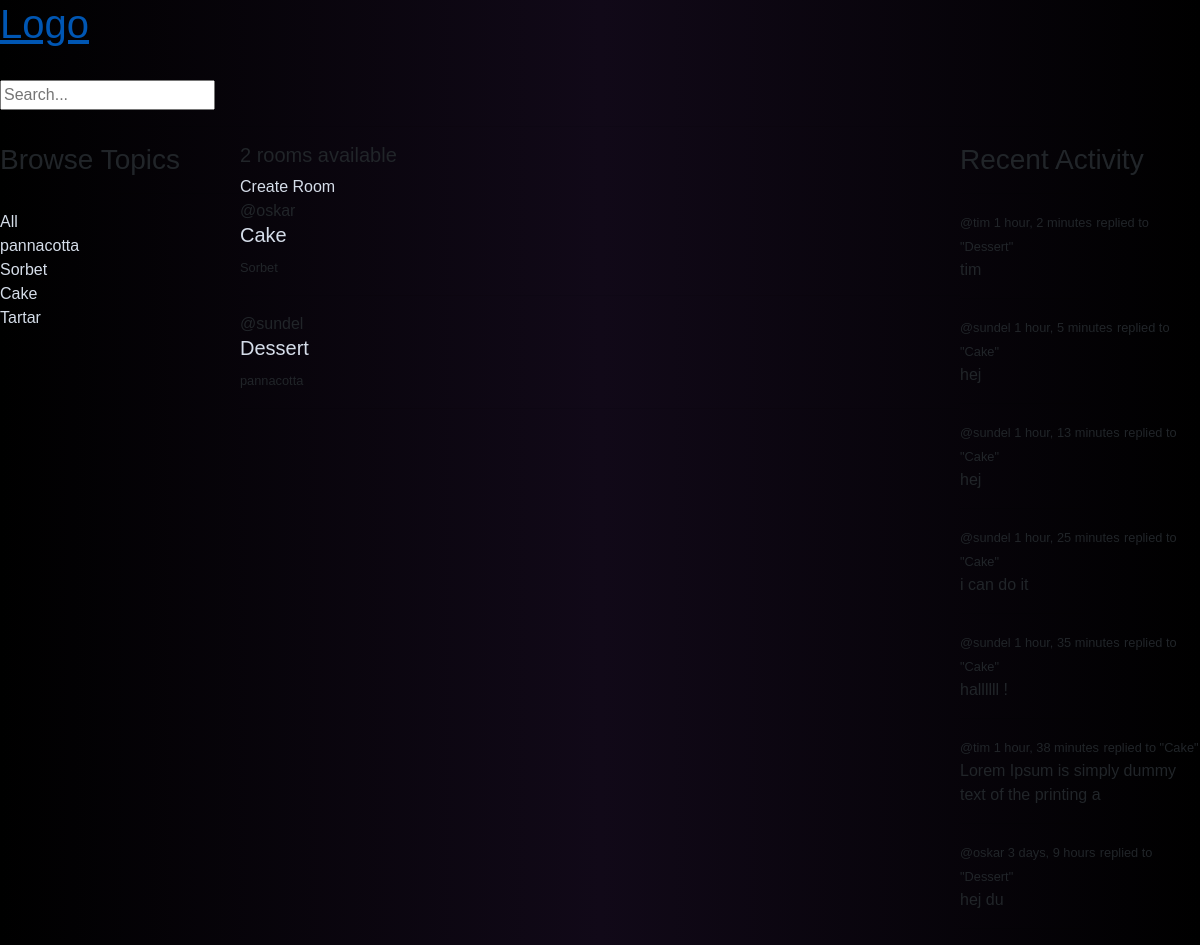
Page /home on the earlier database version.
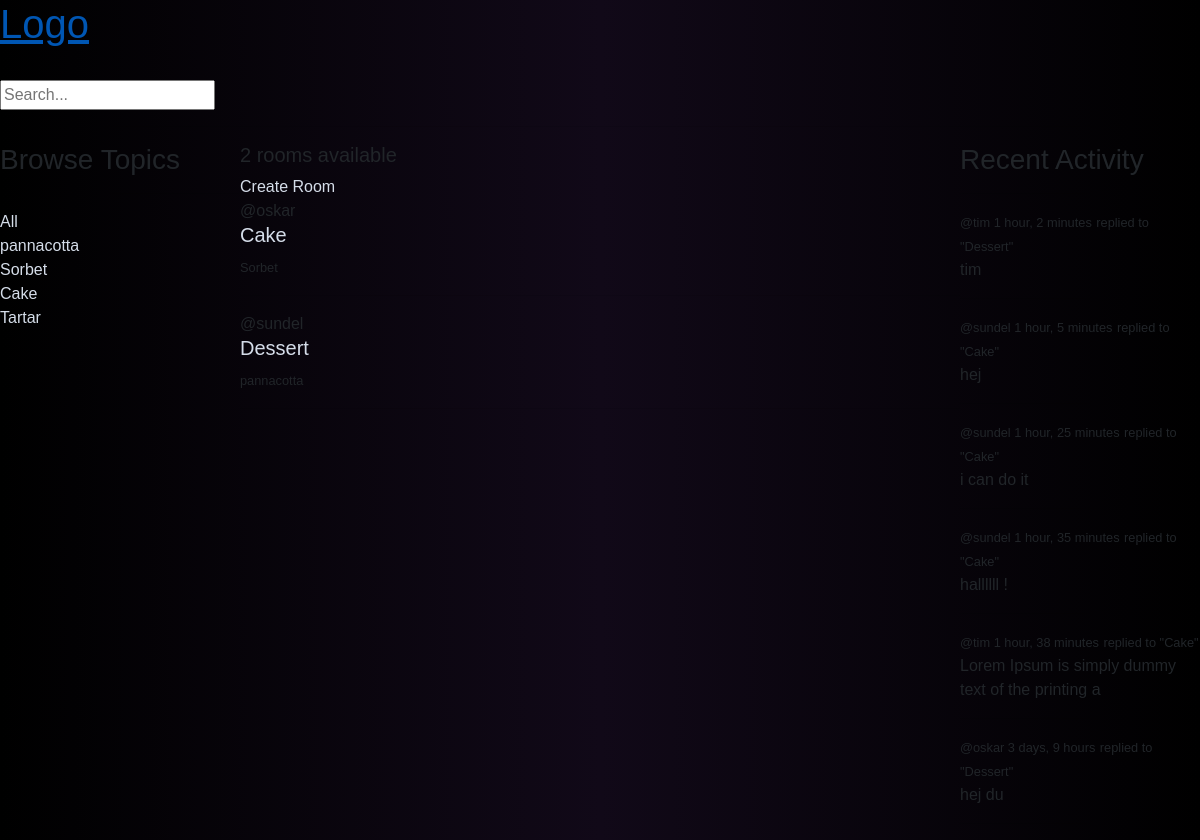
Same page on the later database version.
### base/models.py (models this page shows, shortened)
class Topic(models.Model):
    name = models.CharField(max_length=200)

class Room(models.Model):
    host = models.ForeignKey(User, on_delete=models.SET_NULL, null=True)
    topic = models.ForeignKey(Topic, on_delete=models.SET_NULL, null=True)
    name = models.CharField(max_length=200)
    description = models.TextField(null=True, blank=True)
    participants = models.ManyToManyField(User, related_name='participants', blank=True)
    updated = models.DateTimeField(auto_now=True)
    created = models.DateTimeField(auto_now_add=True)
    class Meta:
        ordering = ['-updated', '-created']
    def __str__(self):
        return self.name

class Message(models.Model):
    user = models.ForeignKey(User, on_delete=models.CASCADE)
    room = models.ForeignKey(Room, on_delete=models.CASCADE)
    body = models.TextField()
    updated = models.DateTimeField(auto_now=True)
    created = models.DateTimeField(auto_now_add=True)
    class Meta:
        ordering = ['-updated', '-created']
    def __str__(self):
        return self.body[0:50]

### base/views.py (the view)
# urls.py: path('home', views.home, name='home'),
def home(request):
    q = request.GET.get('q') if request.GET.get('q') != None else ''
    rooms = Room.objects.filter(Q(topic__name__icontains=q) |
                                Q(name__icontains=q) |
                                Q(description__icontains=q)
                                )
    topics = Topic.objects.all()
    room_count = rooms.count()
    room_messages = Message.objects.all()
    context = {'rooms': rooms, 'topics': topics,
               'room_count': room_count, 'room_messages': room_messages}
    return render(request, 'base/home.html', context)

### base/templates/base/home.html (shortened to what this page needs)
{% extends "base.html" %}
{% load static %}
{% block content %}
<div class="home-container">
    <div>
        <h3>Browse Topics</h3>
        <hr>
        <div>
            <a href="{% url 'home' %}">All</a>
        </div>
        {% for topic in topics %}
            <div>
                <a href="{% url 'home' %}?q={{topic.name}}">{{topic.name}}</a>
            </div>
        {% endfor %}
    </div>
    <div>
        <h5>{{room_count}} rooms available</h5>
        <a href="{% url 'create-room'%}">Create Room</a>
        {% for room in rooms %}
        <div>
            <span>@{{room.host.username}}</span>
            <h5><a href="{% url 'room' room.id %}">{{room.name}}</a></h5>
            <small>{{ room.topic.name }}</small>
            <hr>
        </div>
        {% endfor %}
    </div>
    <div class="">
        <h3>Recent Activity</h3>
        <hr>
        {% for message in room_messages %}
            <div>
                <small>@{{message.user}}  {{message.created|timesince}}</small>
                <small>replied to "{{message.room}}"</small>
                <p>{{message}}</p>
                <hr>
            </div>
        {% endfor %}
    </div>
</div>
{% endblock %}

Differences in the rows shown:
removed Message: user "sundel", created "1 hour, 13 minutes", room "Cake", body "hej"
